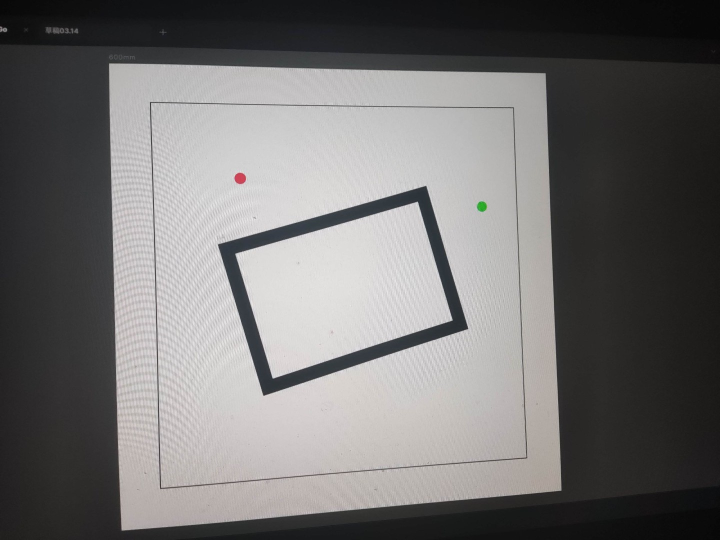
#> input picture img/rgb.jpg, 1440 x 1080 px (shown at 1/2 size)
$ python QuadDetector.py
#> lines starting #> are read from the running program, lines starting #| are printed output that depends on the picture; after the words box and inside, x2 and y2 are one past the last pixel; in counts of white or black regions, pixels touching at a corner belong together

import cv2
import numpy as np
import sys
from loguru import logger

# 设置日志级别为 DEBUG
logger.remove()
logger.add(sys.stderr, level="DEBUG")  # 输出到stderr（默认是控制台），级别为DEBUG

# [6 lines left out: function roi_cut, not called in this run]


class QuadDetector:
    def __init__(self, img, max_perimeter, min_perimeter, scale, min_angle=30):
        """
        @param img: 图像来源
        @param max_perimeter: 允许的最大周长
        @param min_perimeter: 允许的最小周长
        @param scale: 缩放比例
        """
        self.img = img.copy()
        self.max_perimeter = max_perimeter
        self.min_perimeter = min_perimeter
        self.scale = scale
        self.min_angle = min_angle

        self.vertices       = None
        self.scale_vertices = None
        self.intersection  = None

    def preprocess_image(self):

        """
        对输入图像进行预处理, 包括灰度转换、高斯模糊、Canny边缘检测, 并返回其中的轮廓信息。
        """
        gray = cv2.cvtColor(self.img, cv2.COLOR_BGR2GRAY)  # 转换为灰度图像

        blur = cv2.GaussianBlur(gray, (1, 1), 0)  # 高斯滤波去噪

        # [10 lines of commented-out code are left out]

        edges = cv2.Canny(blur, 50, 200)

        self.pre_img = edges

    def find_max_quad_vertices(self):
        """
        在预处理后的图像中寻找具有最大周长的四边形，并返回顶点坐标
        """
        contours, _ = cv2.findContours(self.pre_img, cv2.RETR_TREE, cv2.CHAIN_APPROX_SIMPLE)  # 查找轮廓

        logger.debug(f'contours cnt: {len(contours)}')

        max_perimeter = 0

        # 遍历轮廓列表
        for cnt in contours:
            # 将当前轮廓近似为四边形
            approx = cv2.approxPolyDP(cnt, 0.09 * cv2.arcLength(cnt, True), True)

            # 确保转换后的形状为四边形
            if len(approx) == 4:
                # 计算四边形周长
                perimeter = cv2.arcLength(approx, True)
                perimeter_allowed = (perimeter <= self.max_perimeter) and (perimeter >= self.min_perimeter)
                # cv2.drawContours(img, [approx], 0, (255, 0, 0), 2)

                if perimeter_allowed and perimeter > max_perimeter:
                    # 计算四边形角度
                    cosines = []
                    for i in range(4):
                        p0 = approx[i][0]
                        p1 = approx[(i + 1) % 4][0]
                        p2 = approx[(i + 2) % 4][0]
                        v1 = p0 - p1
                        v2 = p2 - p1
                        cosine_angle = np.dot(v1, v2) / (np.linalg.norm(v1) * np.linalg.norm(v2))
                        angle = np.arccos(cosine_angle) * 180 / np.pi
                        cosines.append(angle)

                    # 若当前轮廓周长在允许范围内、大于当前最大周长且角度大于 min_angle
                    if all(angle >= self.min_angle for angle in cosines):
                        max_perimeter = perimeter
                        self.vertices = approx.reshape(4, 2)

        logger.info(f"Found vertices: {self.vertices}")

        return self.vertices

    def find_scale_quad_vertices(self):
        """
        计算按比例缩放后的四边形
        """
        def persp_trans(img, vertices):
            # 对四边形顶点坐标进行排序
            rect = np.zeros((4, 2), dtype="float32")
            rect[0] = vertices[0]
            rect[1] = vertices[3]
            rect[2] = vertices[2]
            rect[3] = vertices[1]

            height, width = img.shape[:2]  # 获取图像的高度和宽度

            # 定义目标矩形的顶点坐标，即变换后的图像矩形框
            dst = np.array([[0, 0], [width - 1, 0], [width - 1, height - 1], [0, height - 1]], dtype="float32")

            # 计算透视变换矩阵
            M = cv2.getPerspectiveTransform(rect, dst)
            inv_M = np.linalg.inv(M)

            # 返回变换后的图像及变换矩阵
            return M, inv_M

        def shrink_rectangle_new(img, scale):
            """
            参数:
            img: 一个数组，代表图像
            scale: 缩小的比例因子，表示新矩形的大小是原矩形大小的scale倍。

            返回值:
            返回一个类型为numpy.int32的二维数组，包含四个点的坐标，这四个点分别代表缩小后矩形的四个顶点。
            """

            height, width = img.shape[:2]

            rectangle_vertices = [[],[],[],[]]

            rectangle_vertices[0] = [0, 0]
            rectangle_vertices[1] = [0, height]
            rectangle_vertices[2] = [width, height]
            rectangle_vertices[3] = [width, 0]

            center_x = width // 2
            center_y = height // 2

            small_vertices = []

            for vertex in rectangle_vertices:
                new_x = int(center_x + (vertex[0] - center_x) * scale)
                new_y = int(center_y + (vertex[1] - center_y) * scale)
                small_vertices.append([new_x, new_y])

            return np.array(small_vertices, dtype=np.int32)


        def inv_trans_vertices(small_vertices, inv_M):
            """
            反变换顶点集合

            参数:
            small_vertices: 一个二维数组，代表待变换的顶点集合，每个顶点为2D坐标。
            inv_M: 一个4x4的矩阵，代表待应用的逆变换矩阵。

            返回值:
            一个二维数组，表示应用逆变换后的顶点集合，顶点仍为2D坐标，但取整至最接近的整数。
            """

            vertices_array = np.array(small_vertices, dtype=np.float32)
            vertices_homo = np.concatenate([vertices_array, np.ones((vertices_array.shape[0], 1))], axis=1)

            inv_trans_vertices_homo = np.dot(inv_M, vertices_homo.T).T
            inv_trans_vertices = inv_trans_vertices_homo[:, :2] / inv_trans_vertices_homo[:, 2, None]

            inv_trans_vertices_int = inv_trans_vertices.astype(int)

            return inv_trans_vertices_int

        # [11 lines left out: function draw_warped_image, not called in this run]

        _, inv_M            = persp_trans(self.img, self.vertices)  # 获取透视变换矩阵
        small_vertices      = shrink_rectangle_new(self.img, self.scale)  # 缩小矩形
        self.scale_vertices = inv_trans_vertices(small_vertices, inv_M)

        logger.info(f"Found scale vertices: {self.scale_vertices}")

        return self.scale_vertices

    def calculate_intersection(self,vertices=None):
        """
        计算四边形对角线的交点。

        参数:
        vertices: 一个包含四个顶点坐标的列表, 每个顶点是一个二元组(x, y)。

        返回值:
        如果存在交点, 返回交点的坐标(x, y)；如果不存在交点, 返回None。
        """
        if vertices is None:
            vertices = self.vertices

        x1, y1 = vertices[0]
        x2, y2 = vertices[2]
        x3, y3 = vertices[1]
        x4, y4 = vertices[3]

        dx1, dy1 = x2 - x1, y2 - y1
        dx2, dy2 = x4 - x3, y4 - y3

        det = dx1 * dy2 - dx2 * dy1

        if det == 0 or (dx1 == 0 and dx2 == 0) or (dy1 == 0 and dy2 == 0):
            return None

        dx3, dy3 = x1 - x3, y1 - y3
        det1 = dx1 * dy3 - dx3 * dy1
        det2 = dx2 * dy3 - dx3 * dy2

        if det1 == 0 or det2 == 0:
            return None

        s = det1 / det
        t = det2 / det

        if 0 <= s <= 1 and 0 <= t <= 1:
            intersection_x = int(x1 + dx1 * t)
            intersection_y = int(y1 + dy1 * t)
            self.intersection = [intersection_x, intersection_y]

            logger.info(f"Found intersection: {self.intersection}")

            return intersection_x, intersection_y
        else:
            logger.info(f"No intersection found.")
            return []

    def detect(self):
        """
        对预处理后的图像进行轮廓检测，并返回检测到的轮廓信息。
        """
        self.preprocess_image()
        vertices       = self.find_max_quad_vertices()
        scale_vertices = self.find_scale_quad_vertices()
        intersection   = self.calculate_intersection()

        return vertices, scale_vertices, intersection

    def draw(self, img=None):
        if img is None:
            img = self.img
        """
        在给定的图像上绘制轮廓和顶点坐标。
        """
        def draw_point_text(img, x, y, bgr = ( 0, 0, 255)): #绘制一个点，并显示其坐标。
            cv2.circle(img, (x, y), 5, bgr, -1)
            cv2.putText(
                img,
                f"({x}, {y})",
                (x + 5, y - 5),
                cv2.FONT_HERSHEY_SIMPLEX,
                0.5, (0, 0, 255), 1, cv2.LINE_AA,
            )
            return img

        def draw_lines_points(img, vertices, bold=2):
            # 绘制轮廓
            cv2.drawContours(img, [vertices], 0, (255, 0, 0), bold)

            for _, vertex in enumerate(vertices):  # 绘制每个角点和坐标
                draw_point_text(img, vertex[0], vertex[1])

            cv2.line(  # 绘制对角线
                img,
                (vertices[0][0], vertices[0][1]),
                (vertices[2][0], vertices[2][1]),
                (0, 255, 0), 1,
            )
            cv2.line(
                img,
                (vertices[1][0], vertices[1][1]),
                (vertices[3][0], vertices[3][1]),
                (0, 255, 0), 1,
            )
            return img

        img_drawed = draw_lines_points(self.img, self.vertices)
        img_drawed = draw_lines_points(img_drawed, self.scale_vertices)
        img_drawed = draw_point_text(img_drawed, self.intersection[0], self.intersection[1])

        return img_drawed


class PointDetector:
    def __init__(self, img, vertices=None):
        self.img = img.copy()
        self.vertices = vertices

        self.red_point   = None
        self.green_point = None

    def roi_cut(self, vertices):
        """
        裁剪图像以获取 ROI 区域。
        """
        mask = np.zeros_like(self.img)
        cv2.fillPoly(mask, [vertices], (255, 255, 255))
        masked_image = cv2.bitwise_and(self.img, mask)

        return masked_image

    @staticmethod
    def find_point(image):
        hsv = cv2.cvtColor(image, cv2.COLOR_BGR2HSV)
        def find_max_contours(mask):
            contours, _ = cv2.findContours(mask, cv2.RETR_EXTERNAL, cv2.CHAIN_APPROX_SIMPLE)

            if len(contours) > 0:
                # 找到最大的轮廓
                largest_contour = max(contours, key=cv2.contourArea)
                # 找到最大轮廓的外接矩形
                x, y, w, h = cv2.boundingRect(largest_contour)

                center_x = x + w / 2  # 计算中心点 x 坐标
                center_y = y + h / 2  # 计算中心点 y 坐标

                point = [x, y, w, h, center_x, center_y]
                # print(point)
                return point
            else:
                return [0,0,0,0,0,0]

        def find_red_point(hsv):
            lower = np.array([0, 100, 100])
            upper = np.array([10, 255, 255])
            mask1 = cv2.inRange(hsv, lower, upper)

            lower = np.array([160, 100, 100])
            upper = np.array([179, 255, 255])
            mask2 = cv2.inRange(hsv, lower, upper)

            mask = mask1 | mask2

            return find_max_contours(mask)
        def find_green_point(hsv):
            # 绿色范围
            lower = np.array([40, 100, 100])
            upper = np.array([80, 255, 255])
            mask = cv2.inRange(hsv, lower, upper)

            return find_max_contours(mask)

        # [11 lines left out: functions find_yellow_point, find_white_point, not called in this run]

        red_point = find_red_point(hsv)
        green_point = find_green_point(hsv)

        if red_point[0] == 0 and green_point[0] == 0:
            yellow_point = find_yellow_point(hsv)
            red_point    = yellow_point
            green_point  = yellow_point
            print("\n红绿光重叠, 找黄光\n")

            if yellow_point[0] == 0:
                white_point = find_white_point(hsv)
                red_point   = white_point
                green_point = white_point
                print("\n黄光找不到, 找白光\n")

        return red_point, green_point

    def detect(self):
        if self.vertices is not None:
            self.img = self.roi_cut(self.vertices)
            cv2.imshow("roi", self.img)

        self.red_point, self.green_point = self.find_point(self.img)

        return self.red_point, self.green_point

    def draw(self, img=None):
        if img is None:
            img = self.img
        def draw_point(img, point, bgr = ( 0, 255, 255) , color = ' '):
            [x, y, w, h, center_x, center_y] = point
            # 在图像上绘制方框
            cv2.rectangle(img, (x, y), (x + w, y + h), bgr, 1)

            # 绘制坐标
            text = f"{color} point: ({center_x}, {center_y})"
            cv2.putText(img, text, (x, y - 10), cv2.FONT_HERSHEY_SIMPLEX, 0.5, bgr, 1)

            return img

        img_drawed = draw_point(img,   self.red_point,   (0, 255, 255),   "red")
        img_drawed = draw_point(img_drawed, self.green_point, (0, 255, 255), "green")

        return img_drawed

if __name__ == '__main__':

    print("开始")

    img = cv2.imread("img/rgb.jpg")
#> img is the input picture: shape (1080, 1440, 3); mean B, G, R 111.9, 112.3, 113.7

    quad_detector = QuadDetector(img, 100000, 100, 500/600)
    vertices, scale_vertices, intersection = quad_detector.detect()
#> in preprocess_image, `edges = cv2.Canny(blur, 50, 200)`:
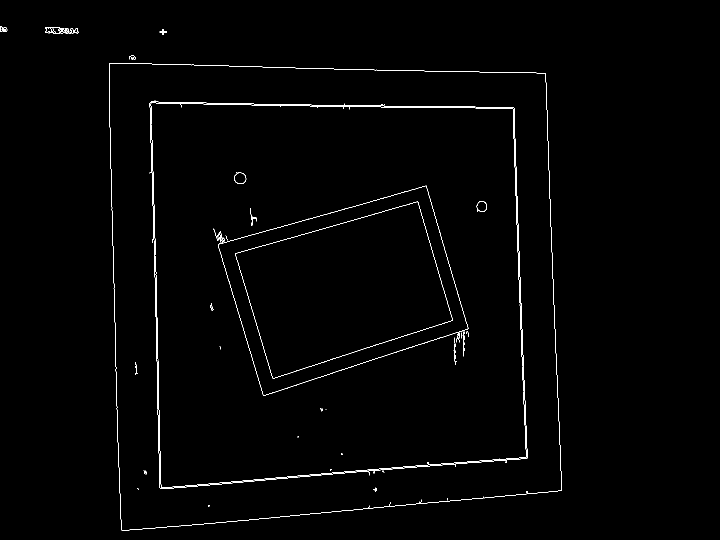
#> edges: shape (1080, 1440) (shown at 1/2 size); 0.86% white in thin lines or dots, all inside (x1, y1, x2, y2) = (0, 53, 1123, 1062)
#> in find_max_quad_vertices, `contours, _ = cv2.findContours(self.pre_img, cv2.RETR_TREE, cv2.CHAIN_..`: contours = 74 contours, 50 with area under 20; largest, box (x1, y1, x2, y2) and area: (218, 126, 1123, 1062) 778046, (218, 126, 1123, 1062) 778040, (436, 371, 937, 792) 132368, (436, 371, 937, 792) 132314, (470, 403, 906, 757) 96216
#> the loop in find_max_quad_vertices, `for cnt in contours:` made 74 passes
#> (perimeter, perimeter_allowed, max_perimeter, self.vertices) on pass 1: (3523.7, True, 3523.7, [[218, 127], [243, 1060], [1122, 981], [1090, 146]])
#> after the loop in find_max_quad_vertices, `for cnt in contours:`: cosines = [86.4, 92.94, 93.44, 87.22]; max_perimeter = 3523.7
#> in detect, `vertices       = self.find_max_quad_vertices()`: vertices = [[218, 127], [243, 1060], [1122, 981], [1090, 146]]
#> in find_scale_quad_vertices, `_, inv_M            = persp_trans(self.img, self.vertices)`: inv_M = [[0.711, 0.0209, 223.2], [0.0256, 0.873, 130.1], [8.27e-05, -1.16e-05, 1.02]]
#> in find_scale_quad_vertices, `small_vertices      = shrink_rectangle_new(self.img, self.scale)`: small_vertices = [[120, 90], [120, 990], [1320, 990], [1320, 90]]
#> in inv_trans_vertices, `vertices_homo = np.concatenate([vertices_array, np.ones((vertices_arra..`: vertices_homo = [[120, 90, 1], [120, 990, 1], [1320, 990, 1], [1320, 90, 1]]
#> in inv_trans_vertices, `inv_trans_vertices_homo = np.dot(inv_M, vertices_homo.T).T`: inv_trans_vertices_homo = [[310.4, 211.7, 1.03], [329.2, 997.6, 1.02], [1182, 1028.3, 1.12], [1163.2, 242.4, 1.13]]
#> in inv_trans_vertices, `inv_trans_vertices = inv_trans_vertices_homo[:, :2] / inv_trans_vertic..`: inv_trans_vertices = [[300.5, 205], [322, 975.6], [1053.8, 916.7], [1027.4, 214.1]]
#> in inv_trans_vertices, `inv_trans_vertices_int = inv_trans_vertices.astype(int)`: inv_trans_vertices_int = [[300, 204], [321, 975], [1053, 916], [1027, 214]]
#> in calculate_intersection, `x1, y1 = vertices[0]`: x1 = 218; y1 = 127
#> in calculate_intersection, `x2, y2 = vertices[2]`: x2 = 1122; y2 = 981
#> in calculate_intersection, `x3, y3 = vertices[1]`: x3 = 243; y3 = 1060
#> in calculate_intersection, `x4, y4 = vertices[3]`: x4 = 1090; y4 = 146
#> in calculate_intersection, `dx1, dy1 = x2 - x1, y2 - y1`: dx1 = 904; dy1 = 854
#> in calculate_intersection, `dx2, dy2 = x4 - x3, y4 - y3`: dx2 = 847; dy2 = -914
#> in calculate_intersection, `det = dx1 * dy2 - dx2 * dy1`: det = -1549594
#> in calculate_intersection, `dx3, dy3 = x1 - x3, y1 - y3`: dx3 = -25; dy3 = -933
#> in calculate_intersection, `det1 = dx1 * dy3 - dx3 * dy1`: det1 = -822082
#> in calculate_intersection, `det2 = dx2 * dy3 - dx3 * dy2`: det2 = -813101
#> in calculate_intersection, `s = det1 / det`: s = 0.531
#> in calculate_intersection, `t = det2 / det`: t = 0.525
#> in calculate_intersection, `intersection_x = int(x1 + dx1 * t)`: intersection_x = 692
#> in calculate_intersection, `intersection_y = int(y1 + dy1 * t)`: intersection_y = 575
#> in calculate_intersection, `self.intersection = [intersection_x, intersection_y]`: self.intersection = [692, 575]
#> in detect, `intersection   = self.calculate_intersection()`: intersection = (692, 575)
#> scale_vertices = [[300, 204], [321, 975], [1053, 916], [1027, 214]]; intersection = (692, 575)
    img_ = quad_detector.draw()
#> in draw_lines_points, `cv2.drawContours(img, [vertices], 0, (255, 0, 0), bold)`:
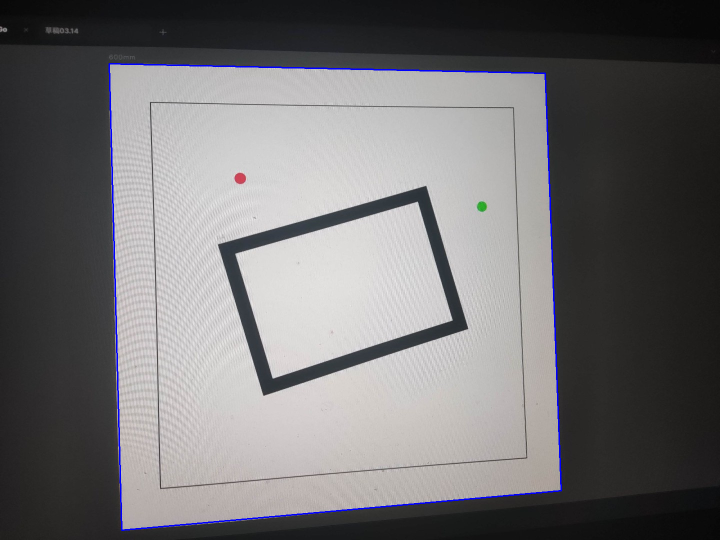
#> img: shape (1080, 1440, 3) (shown at 1/2 size); 0.68% of pixels changed, all inside (x1, y1, x2, y2) = (217, 126, 1124, 1062)
#> the loop in draw_lines_points, `for _, vertex in enumerate(vertices):` made 4 passes
#> after the loop in draw_lines_points, `for _, vertex in enumerate(vertices):`:
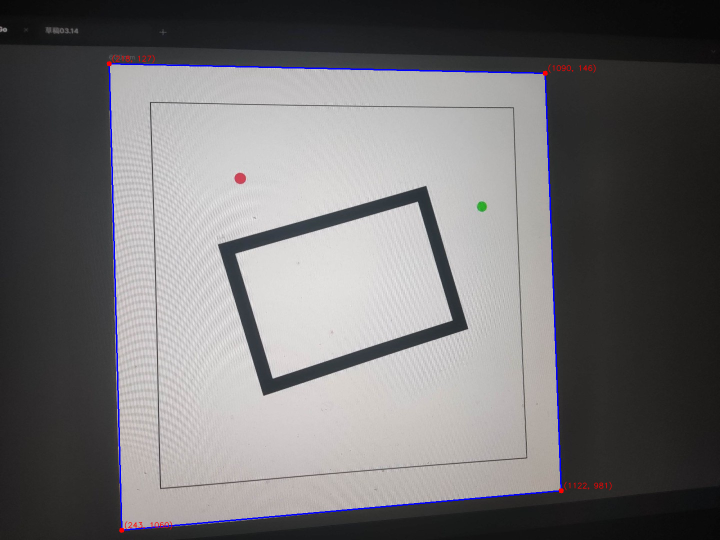
#> img: shape (1080, 1440, 3) (shown at 1/2 size); 0.17% of pixels changed, all inside (x1, y1, x2, y2) = (213, 109, 1224, 1066)
#> call 2 of draw_lines_points, with vertices = array of shape (4, 2), bold = 2
#> in draw_lines_points (call 2), `cv2.drawContours(img, [vertices], 0, (255, 0, 0), bold)`:
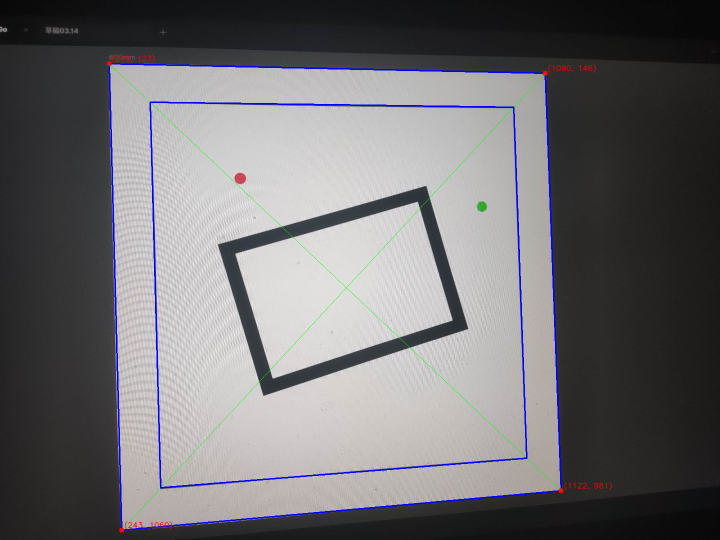
#> img: shape (1080, 1440, 3) (shown at 1/2 size); mean B, G, R 113, 110.6, 111.9
#> the loop in draw_lines_points (call 2), `for _, vertex in enumerate(vertices):` made 4 passes
#> after the loop in draw_lines_points (call 2), `for _, vertex in enumerate(vertices):`:
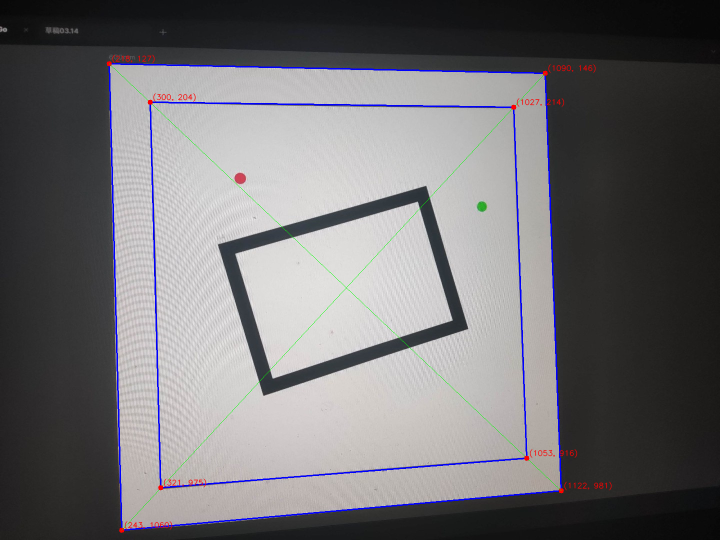
#> img: shape (1080, 1440, 3) (shown at 1/2 size); 0.17% of pixels changed, all inside (x1, y1, x2, y2) = (295, 186, 1155, 981)

    point_detector = PointDetector(img,vertices)
    red_point, green_point = point_detector.detect()
#> in roi_cut, `cv2.fillPoly(mask, [vertices], (255, 255, 255))`:
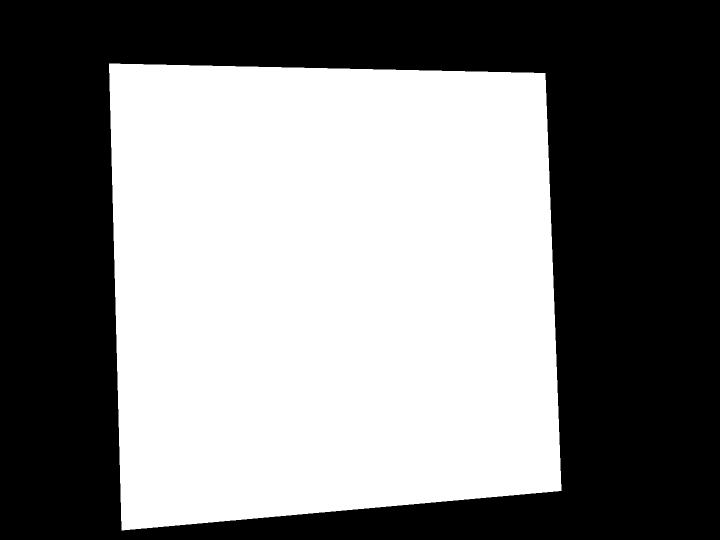
#> mask: shape (1080, 1440, 3) (shown at 1/2 size); 49.9% white; 1 white region, box (x1, y1, x2, y2) and area: (218, 127, 1123, 1061) 776558
#> (the rest of the program and of its run is left out)
